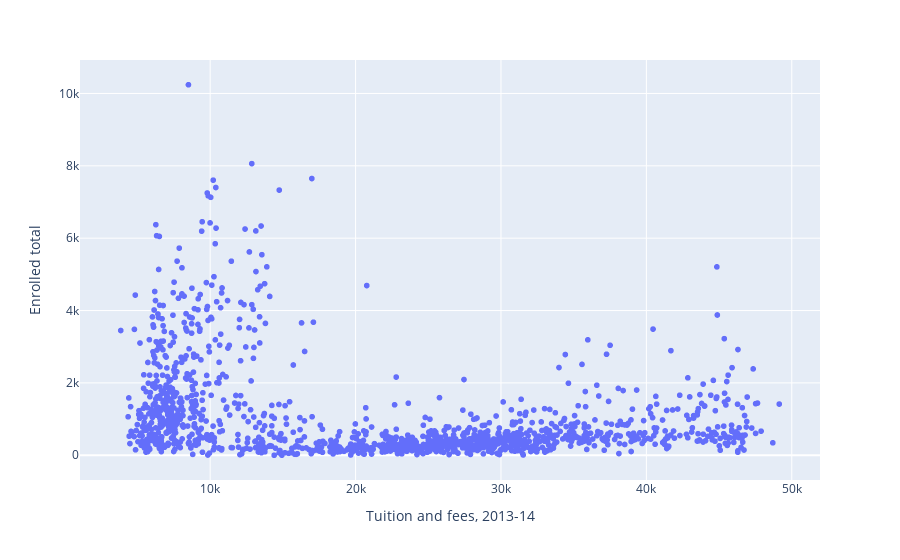

Notebook code cell kept with this figure:
### Markdown cell above
### 4-Do students prefer universities with low tuition and fees?

### Code cell
fig = px.scatter(df, x="Tuition and fees, 2013-14", y="Enrolled total")
fig.show()

### Figure 1 — Plotly figure (JSON) as saved in the notebook; plotly's stock layout.template omitted (floating-point values rounded to 4 significant figures; data arrays with more than 128 entries replaced by an {"elided": "..."} marker saying what was removed)
{"data": [{"hovertemplate": "Tuition and fees, 2013-14=%{x}<br>Enrolled total=%{y}<extra></extra>", "legendgroup": "", "marker": {"color": "#636efa", "symbol": "circle"}, "mode": "markers", "name": "", "showlegend": false, "type": "scattergl", "x": {"elided": "1377 float values"}, "xaxis": "x", "y": {"elided": "1377 float values"}, "yaxis": "y"}], "layout": {"legend": {"tracegroupgap": 0}, "margin": {"t": 60}, "xaxis": {"anchor": "y", "domain": [0, 1], "title": {"text": "Tuition and fees, 2013-14"}}, "yaxis": {"anchor": "x", "domain": [0, 1], "title": {"text": "Enrolled total"}}}}
